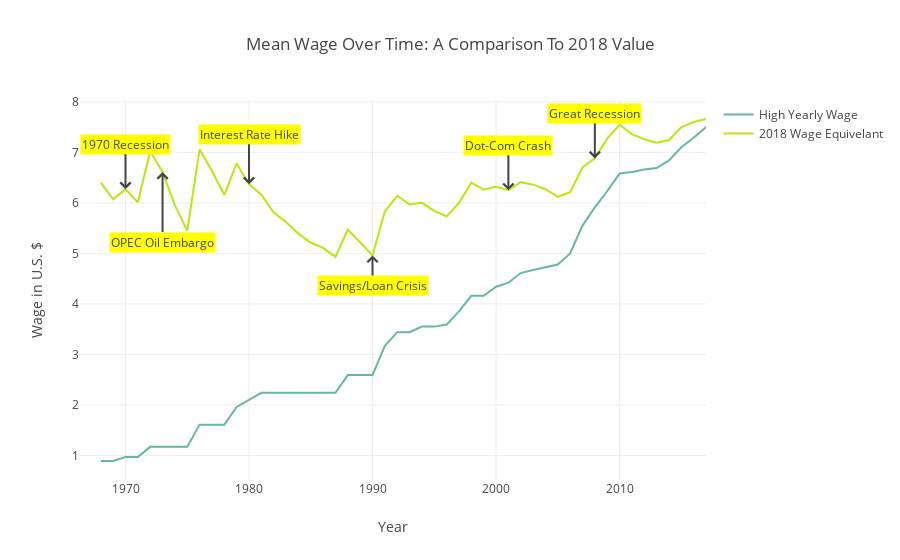

Notebook cell for this chart:
### Markdown cell above
<br><font style = 'font-family:calibri'><font size = 4>Next, we can compare the mean wage in each given year to the 2018 equivalent wage, <i>High_2018</i>. The value of any given wage if it was earned in 2018. So the wage of .89 cents is is the 2018 equivalant of $6.40.

<br>Note that over time the mean minimum wage and the 2018 equivalent get closer together as wages no longer need to be adjusted for inflation. As we have seen on the above graphs, the minimum wage increases at a steady pace with some short periods of no growth. Looking at the <i>2018 Wage Equivalent</i> overlayed, we can see that there are some points on the line where the 2018 wage equivalent drops down closer to the real wage.

<br>Generally, the declines in equivalent value seems to coincide with a <a href='https://www.thebalance.com/the-history-of-recessions-in-the-united-states-3306011'> recession</a>, with the exception of 2008's <a href='https://www.thebalance.com/the-great-recession-of-2008-explanation-with-dates-4056832'>Great Recession</a>. The reason for the drop is probably because the value of the U.S. dollar at those points in time had decreased in value and the purchasing power dropped, even though minimum wages continued to rise. In terms of 2018 dollars, that money did not go as far.

### Code cell
layout = dict(title = 'Mean Wage Over Time: A Comparison To 2018 Value',
              xaxis = dict(title = 'Year'),
              yaxis = dict(title = 'Wage in U.S. $'),
              annotations=[
                dict(
                    x=1973,
                    y=6.61,
                    xref='x',
                    yref='y',
                    text='OPEC Oil Embargo',
                    showarrow=True,
                    bgcolor= 'yellow',
                    arrowhead=4,
                    ax=0,
                    ay=70
                ),
                dict(
                    x=1980,
                    y=6.37,
                    xref='x',
                    yref='y',
                    text='Interest Rate Hike',
                    showarrow=True,
                    bgcolor= 'yellow',
                    arrowhead=4,
                    ax=0,
                    ay=-50
                ),             
                dict(
                    x=1990,
                    y=4.96,
                    xref='x',
                    yref='y',
                    text='Savings/Loan Crisis',
                    showarrow=True,
                    bgcolor= 'yellow',
                    arrowhead=4,
                    ax=0,
                    ay=30
                ),        
                dict(
                    x=2008,
                    y=6.88,
                    xref='x',
                    yref='y',
                    text='Great Recession',
                    showarrow=True,
                    bgcolor= 'yellow',
                    arrowhead=4,
                    ax=0,
                    ay=-45,
                ),
                dict(
                    x=1970,
                    y=6.27,
                    xref='x',
                    yref='y',
                    text='1970 Recession',
                    showarrow=True,
                    bgcolor= 'yellow',
                    arrowhead=4,
                    ax=0,
                    ay=-45,
                ),                                       
                dict(
                    x=2001,
                    y=6.25,
                    xref='x',
                    yref='y',
                    text='Dot-Com Crash',
                    showarrow=True,
                    bgcolor= 'yellow',
                    arrowhead=4,
                    ax=0,
                    ay=-45,
                ),                         
              ]            
        )


# Create a trace
trace5 = go.Scatter(
     x = mean_yearly_wage['Year'],
     y = round(mean_yearly_wage['High_Value'],2),
     name = 'High Yearly Wage',
     line = dict(
         color = ('rgb(102, 183, 163)')
     )
)     

trace6 = go.Scatter(
     x = mean_yearly_wage['Year'],
     y = round(mean_yearly_wage['High_2018'],2),
     name = '2018 Wage Equivelant',
     line = dict(
         color = ('rgb(184, 232, 16)')
     )
)

data = [trace5,trace6]

fig = dict(data=data, layout=layout)
py.offline.iplot(fig, filename='styled-line')

### Figure 1 — Plotly figure (JSON) as saved in the notebook; plotly's stock layout.template omitted (floating-point values rounded to 4 significant figures)
{"data": [{"line": {"color": "rgb(102, 183, 163)"}, "name": "High Yearly Wage", "type": "scatter", "uid": "8a6e319e-dda1-4339-a2f0-438498770048", "x": [1968, 1969, 1970, 1971, 1972, 1973, 1974, 1975, 1976, 1977, 1978, 1979, 1980, 1981, 1982, 1983, 1984, 1985, 1986, 1987, 1988, 1989, 1990, 1991, 1992, 1993, 1994, 1995, 1996, 1997, 1998, 1999, 2000, 2001, 2002, 2003, 2004, 2005, 2006, 2007, 2008, 2009, 2010, 2011, 2012, 2013, 2014, 2015, 2016, 2017], "y": [0.89, 0.89, 0.97, 0.97, 1.17, 1.17, 1.17, 1.17, 1.61, 1.61, 1.61, 1.96, 2.1, 2.24, 2.24, 2.24, 2.24, 2.24, 2.24, 2.24, 2.59, 2.59, 2.59, 3.17, 3.44, 3.44, 3.55, 3.55, 3.59, 3.85, 4.16, 4.16, 4.34, 4.42, 4.61, 4.67, 4.73, 4.78, 5, 5.55, 5.91, 6.23, 6.58, 6.61, 6.66, 6.69, 6.84, 7.1, 7.29, 7.5]}, {"line": {"color": "rgb(184, 232, 16)"}, "name": "2018 Wage Equivelant", "type": "scatter", "uid": "f7a4f3d0-062c-41c4-8760-70ba9129a8bb", "x": [1968, 1969, 1970, 1971, 1972, 1973, 1974, 1975, 1976, 1977, 1978, 1979, 1980, 1981, 1982, 1983, 1984, 1985, 1986, 1987, 1988, 1989, 1990, 1991, 1992, 1993, 1994, 1995, 1996, 1997, 1998, 1999, 2000, 2001, 2002, 2003, 2004, 2005, 2006, 2007, 2008, 2009, 2010, 2011, 2012, 2013, 2014, 2015, 2016, 2017], "y": [6.4, 6.07, 6.27, 6.01, 7.02, 6.61, 5.95, 5.45, 7.06, 6.63, 6.16, 6.78, 6.37, 6.16, 5.81, 5.62, 5.39, 5.21, 5.11, 4.93, 5.47, 5.22, 4.96, 5.83, 6.14, 5.97, 6, 5.84, 5.73, 6, 6.4, 6.26, 6.32, 6.25, 6.41, 6.36, 6.27, 6.12, 6.21, 6.7, 6.88, 7.27, 7.55, 7.36, 7.26, 7.19, 7.24, 7.5, 7.6, 7.66]}], "layout": {"annotations": [{"arrowhead": 4, "ax": 0, "ay": 70, "bgcolor": "yellow", "showarrow": true, "text": "OPEC Oil Embargo", "x": 1973, "xref": "x", "y": 6.61, "yref": "y"}, {"arrowhead": 4, "ax": 0, "ay": -50, "bgcolor": "yellow", "showarrow": true, "text": "Interest Rate Hike", "x": 1980, "xref": "x", "y": 6.37, "yref": "y"}, {"arrowhead": 4, "ax": 0, "ay": 30, "bgcolor": "yellow", "showarrow": true, "text": "Savings/Loan Crisis", "x": 1990, "xref": "x", "y": 4.96, "yref": "y"}, {"arrowhead": 4, "ax": 0, "ay": -45, "bgcolor": "yellow", "showarrow": true, "text": "Great Recession", "x": 2008, "xref": "x", "y": 6.88, "yref": "y"}, {"arrowhead": 4, "ax": 0, "ay": -45, "bgcolor": "yellow", "showarrow": true, "text": "1970 Recession", "x": 1970, "xref": "x", "y": 6.27, "yref": "y"}, {"arrowhead": 4, "ax": 0, "ay": -45, "bgcolor": "yellow", "showarrow": true, "text": "Dot-Com Crash", "x": 2001, "xref": "x", "y": 6.25, "yref": "y"}], "title": {"text": "Mean Wage Over Time: A Comparison To 2018 Value"}, "xaxis": {"title": {"text": "Year"}}, "yaxis": {"title": {"text": "Wage in U.S. $"}}}}
